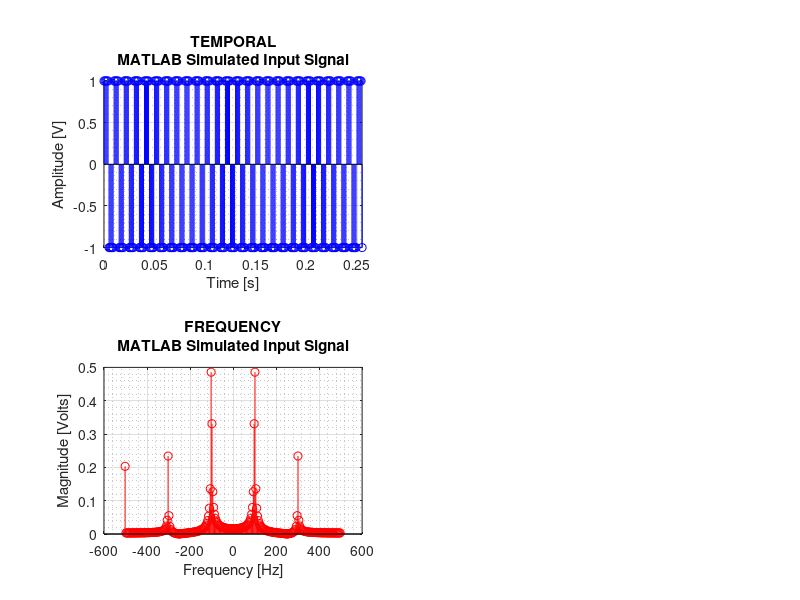

The MATLAB source for this figure:
% Joshua Simmons
%
% January 11, 2016
%
% Crosschecking Microchip DSPic FFT Output with a square wave input.

close all;
clear all;
clc;

N = 256;

fS = 1e3;
Ts = 1/fS;

f0 = 1/((N-1)*Ts);

f = f0*(-N/2:N/2-1);
t = Ts*(0:N-1);

y = ones(1,N);
for i=0:N-1;
    if (mod(i,10) >= 5)
        y(i+1) = -1;
    end
end

Y = fftshift(fft(y)) / N;

fig1 = figure('units','normalized','outerposition',[0 0 1 1]);
    subplot(2,2,1);
    	stem(t,y,'-b');
    	grid on;
    	grid minor;
        xlim([t(1),t(end)]);
    	xlabel('Time [s]');
    	ylabel('Amplitude [V]');
        titleString = sprintf('TEMPORAL\nMATLAB Simulated Input Signal');
        title(titleString);
    subplot(2,2,3);
    	stem(f,abs(Y),'-r');
    	grid on;
    	grid minor;
    	xlabel('Frequency [Hz]');
    	ylabel('Magnitude [Volts]');
        titleString = sprintf('FREQUENCY\nMATLAB Simulated Input Signal');
        title(titleString);